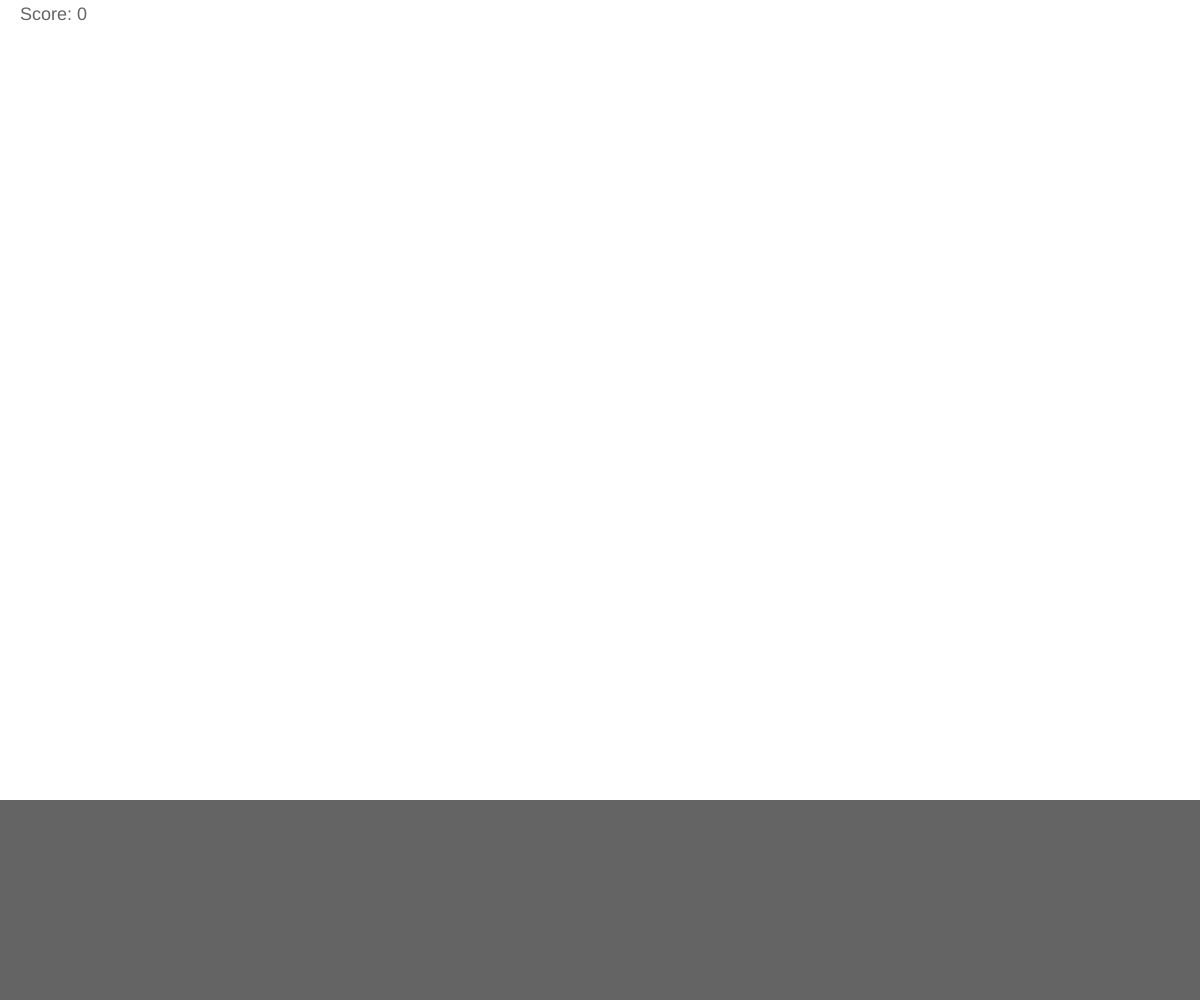
Frame 1 (no input)
Frame 60 (no input): identical to frame 1, image omitted
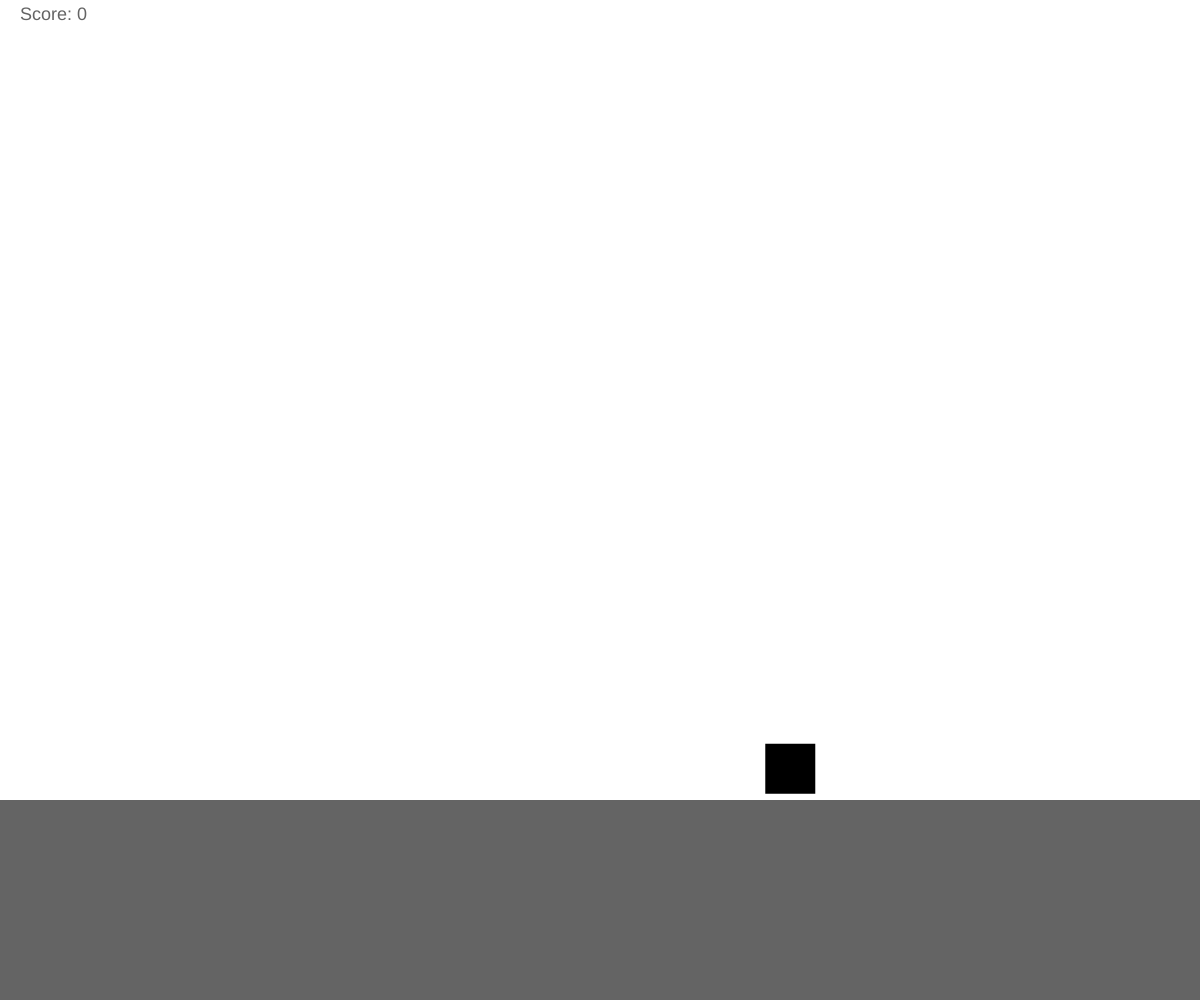
Frame 120 (the mouse pressed at the canvas centre since frame 60)

The p5.js sketch that drew these frames (run headless with seeded random() and noise() and a simulated clock; from frame 60 on, the mouse is pressed at the canvas centre):

// p5.js sketch
// ── sketch.js
var bird=[];
let dirX=[0];
let dirY=[0];
let dir=[];
let isClearChangeDir=false;
let isClearSpawn=false
let changeDirectionInverval;
let spawnBirdInterval;


let score=0;

let wall=function(y,h){
	rect(width/2,y,width,h);
};

function setup() {
	createCanvas(windowWidth, windowHeight);
	bird.push(new Bird(random(width),height-100));
	changeDirectionInverval = setInterval(changeDirection,1000);
	spawnBirdInterval = setInterval(spawnBird , 5000);
	frameRate(60);
	rectMode(CENTER);
}

function draw() {
	background(255);

	for(var i=0;i<bird.length;i++){
			bird[i].update();
			bird[i].move(dirX[i],dirY[i]);
			if(bird[i].y<0 || bird[i].x>width || bird[i].x<0){
				bird.splice(i,1);
			}
	}
	updateInterval();
	updateIntervalSpawn();

	fill(100);
	wall(height-100,200);
	textSize(18);
	text("Score: "+ score, 20,20);
}


function mouseClicked(){
	for(var i=0;i<bird.length;i++){
		if(dist(bird[i].x,bird[i].y,mouseX,mouseY)<bird[i].size){
			 bird.splice(i,1);
			 score++;
		}
	}
}

function changeDirection(){
	for(var i=0;i<bird.length+1;i++){
			dirX[i]=(random(-5,5)+1);
			dirY[i]=(random(-5,-1));
	}
	clearInterval(changeDirectionInverval);
	isClearChangeDir=true;
}

function spawnBird(){
	if(bird.length<10){
		bird.push(new Bird(random(width),height-100));
	}
	clearInterval(spawnBirdInterval);
	isClearSpawn=true;
}

function updateInterval(){
	if(isClearChangeDir){
		isClearChangeDir=false;
		let time=random(500,1500);
		changeDirectionInverval=setInterval(changeDirection,time);
	}
}
function updateIntervalSpawn(){
	if(isClearSpawn){
		isClearSpawn=false;
		let time=random(2000,8000);
		spawnBirdInterval=setInterval(spawnBird,time);
	}
}

// ── Bird.js
class Bird{
  constructor(x,y){
    this.x=x;
    this.y=y;
    this.size=50;
    this.speed=0.5;

  }

  update(){
    fill(0);
    noStroke();
    rect(this.x,this.y,this.size,this.size);

  }

  move(dirX,dirY){
    this.x+=dirX*this.speed;
    this.y+=dirY*this.speed;
  }


}

// ── World.js
class World{
  constructor(){
    this.birds;
    this.dir=[];
    this.wall=function(y,h){
    	rect(width/2,y,width,h);
    };
    
  }
}
